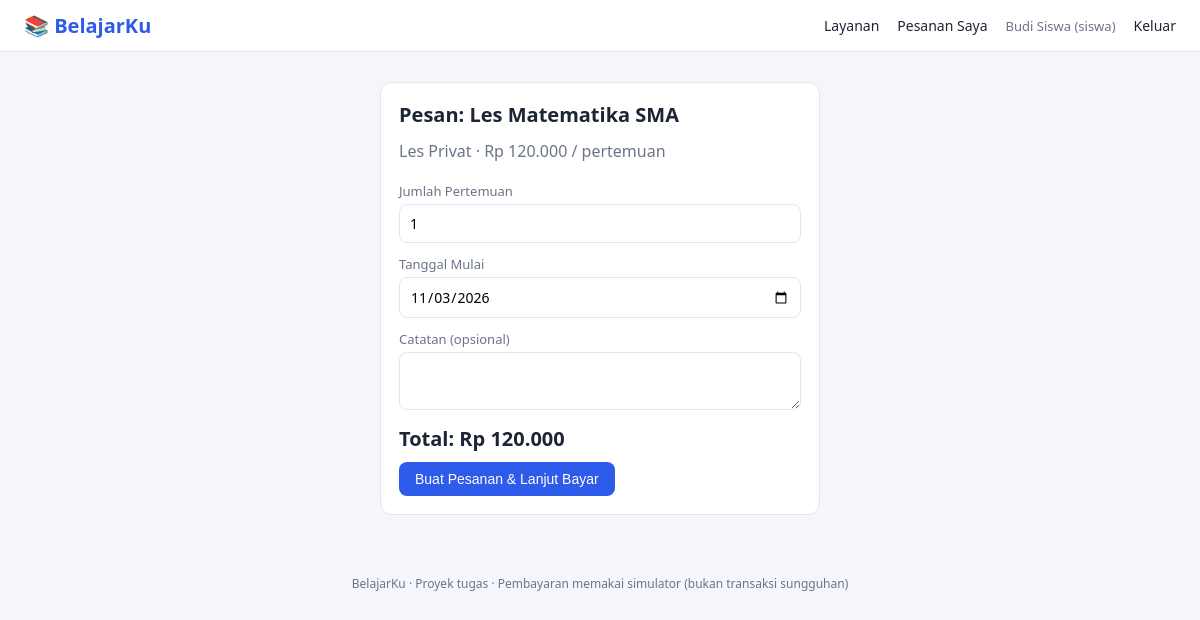
Page /pesan.php?id=1 (signed in) on the committed database.
### tables this page shows
CREATE TABLE services (
  id INT AUTO_INCREMENT PRIMARY KEY,
  nama VARCHAR(120) NOT NULL,
  tipe ENUM('Les Privat','Kursus Online') NOT NULL,
  harga INT NOT NULL,
  satuan ENUM('pertemuan','paket') NOT NULL DEFAULT 'pertemuan',
  deskripsi TEXT
);

### functions.php (called while the page is built, shortened)
<?php
function e($s) { return htmlspecialchars((string)$s, ENT_QUOTES, 'UTF-8'); }
function rp($n) { return 'Rp ' . number_format((float)$n, 0, ',', '.'); }

### pesan.php (the view, shortened to what this page needs)
<?php
require 'inc/config.php';
$st = $pdo->prepare('SELECT * FROM services WHERE id = ?');
$st->execute([(int)($_GET['id'] ?? 0)]);
$s = $st->fetch();
include 'inc/header.php';
?>
<div class="card form"><h2>Pesan: <?= e($s['nama']) ?></h2>
<div class="sub"><?= e($s['tipe']) ?> &middot; <?= rp($s['harga']) ?> / <?= e($s['satuan']) ?></div>
<form method="post"><?= csrf_field() ?>
  <label><?= $s['satuan'] === 'paket' ? 'Jumlah Paket' : 'Jumlah Pertemuan' ?></label>
  <input id="qty" name="qty" type="number" min="1" max="50" value="1" required>
  <label>Tanggal Mulai</label><input name="jadwal" type="date" min="<?= date('Y-m-d') ?>" value="<?= date('Y-m-d') ?>" required>
  <label>Catatan (opsional)</label><textarea name="catatan" rows="2"></textarea>
  <div class="price" id="tot"></div>
  <button>Buat Pesanan &amp; Lanjut Bayar</button>
</form></div>
<?php include 'inc/footer.php'; ?>

### style.css (style rules this page uses)
:root { --pri:#2f5bea;--pri-d:#1f43b8;--bg:#f4f6fb;--tx:#1d2433;--mut:#6b7488;--bd:#e2e6f0;--ok:#16a34a;--warn:#d97706;--err:#dc2626 }
* { box-sizing:border-box }
body { margin:0;font-family:system-ui,-apple-system,Segoe UI,Roboto,sans-serif;background:var(--bg);color:var(--tx) }
h2 { font-size:20px;margin:0 0 12px }
.sub { color:var(--mut);margin-bottom:20px }
.card { background:#fff;border:1px solid var(--bd);border-radius:12px;padding:18px }
.price { font-size:20px;font-weight:700;margin:10px 0 }
button,.btn { background:var(--pri);color:#fff;border:0;border-radius:8px;padding:9px 16px;font-size:14px;cursor:pointer;text-decoration:none;display:inline-block }
label { display:block;font-size:13px;margin:12px 0 4px;color:var(--mut) }
input,select,textarea { width:100%;padding:9px 10px;border:1px solid var(--bd);border-radius:8px;font-size:14px;background:#fff;font-family:inherit }
.form { max-width:440px;margin:30px auto }

### rows in the picture
services: nama "Les Matematika SMA", tipe "Les Privat", harga "Rp 120.000", satuan "pertemuan"

### other values in the picture
$u['nama'] "Budi Siswa"
$u['role'] "siswa"
